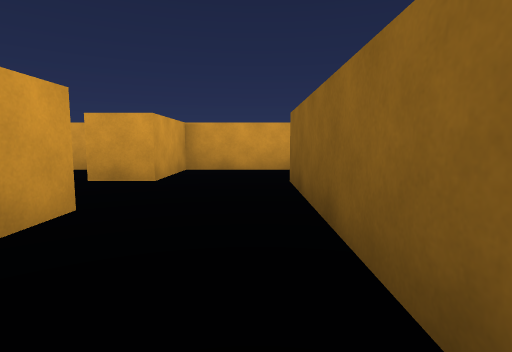
view 1 (above)

17 first-person views from a walk through a Unity game level. The camera is 0.55 m above the floor, tilts 6° down and sees 80° across. The floor is counted in squares, 1 m on a side. Each view is taken from the middle of a square. On the plan, view 1 faces up. The plan holds only what a view shows up to about 9 squares ahead; the rest is blank. The player is left out.

view 2
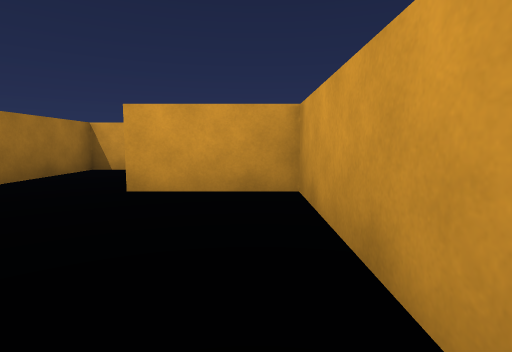

view 3
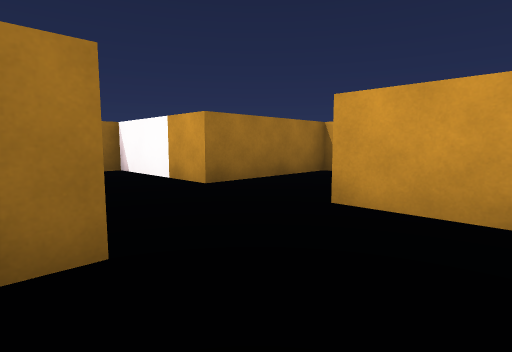

view 4
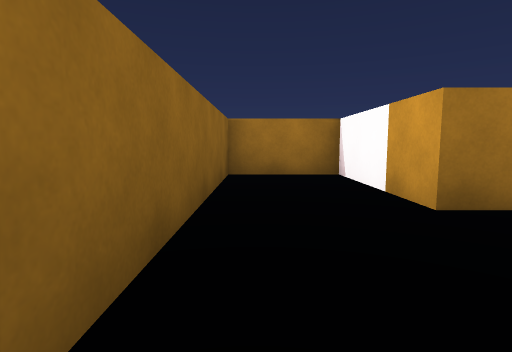

view 5
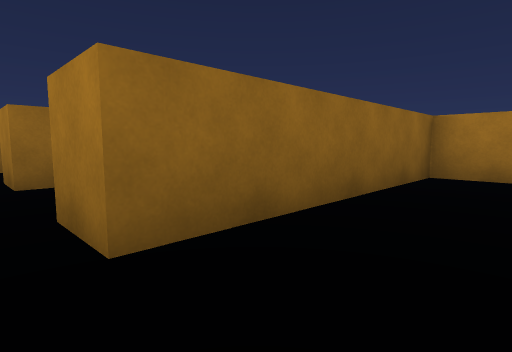

view 6
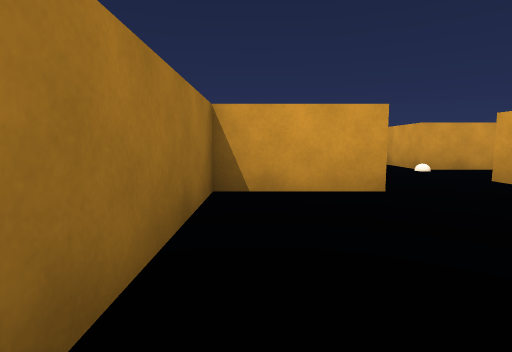

view 7
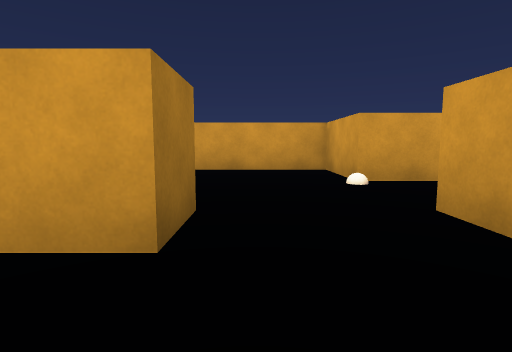

view 8
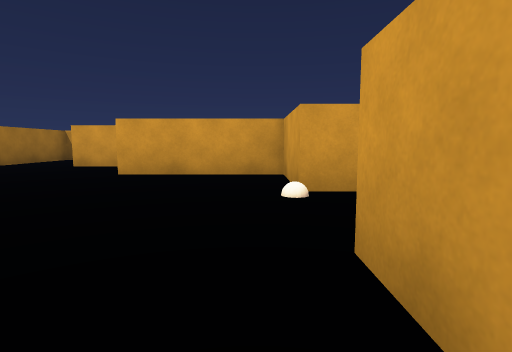

view 9
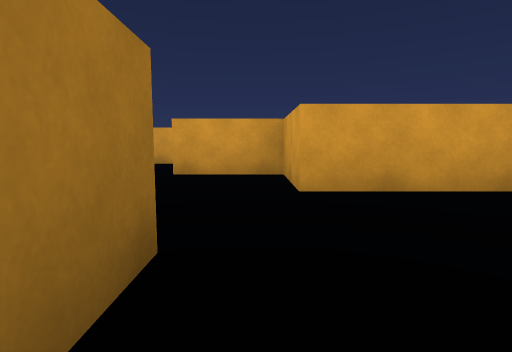

view 10
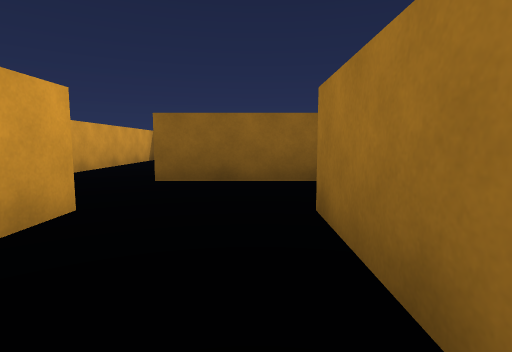

view 11
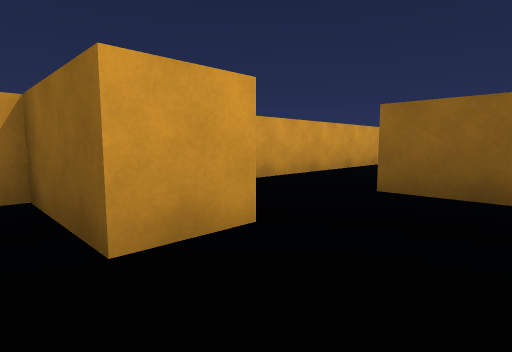

view 12
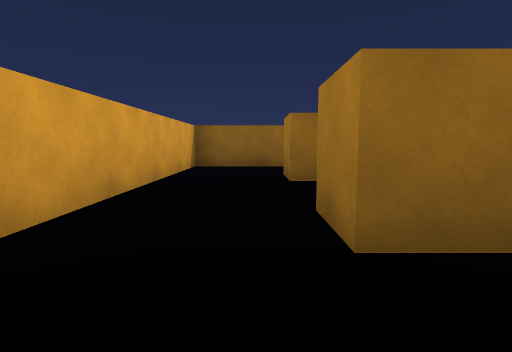

view 13
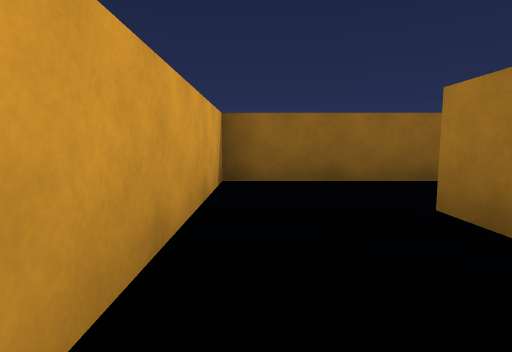

view 14
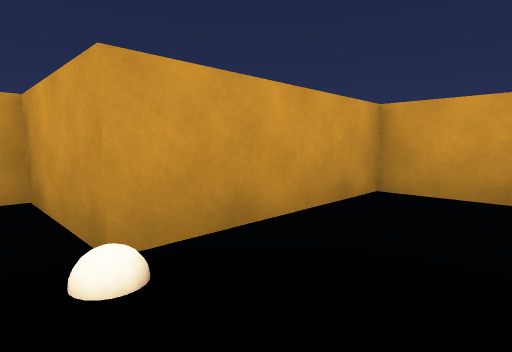

view 15
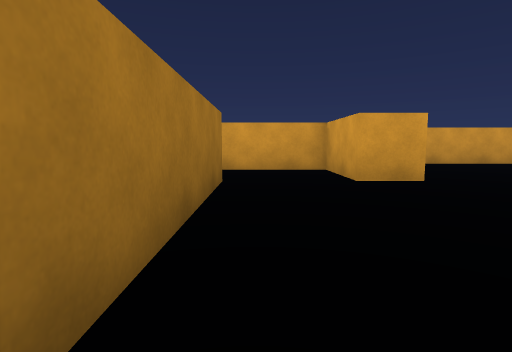

view 16
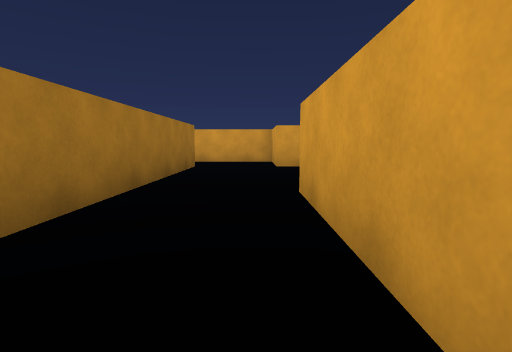

view 17
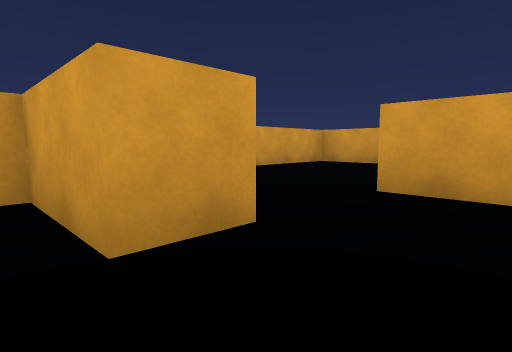

### Floor plan
Points are (right, up) in squares from view 1. A wall is a line through its corners. A room is listed if a view was taken in it or the views show most of it. See-through windows are left out.
Room 1 (view 1)
walls: (-9.5, 3.5) (-11.5, 3.5); (-13.1, -0.5) (-11.8, -0.5); (-14.5, 0.8) (-14.5, 0.1); (-1.6, -0.5) (0.5, -0.5) (0.5, 1.5)
ways out: opening at (-0.5, 2) to room 3
objects: brown block (-12, 2) to (-12, 3); block (-3, 0) to (-2, 1)
Room 2 (views 2, 13)
walls: (6.5, 3.2) (6.5, 6.5) (1.5, 6.5)
ways out: opening at (1, 5.5) to room 3
objects: brown block (4, 3) to (4, 4)
Room 3 (views 3, 4, 5, 6, 7, 8, 9, 10, 11, 12, 14)
walls: (-4.6, 2.5) (-1.5, 2.5) (-1.5, 1.5); (-7.5, 2.5) (-6.5, 2.5); (-7.5, 6.5) (-9.5, 6.5); (0.5, 1.5) (0.5, 4.5) (1.5, 4.5); (-9.5, 4.6) (-9.5, 3.5); (1.5, 6.5) (-5.5, 6.5)
ways out: opening at (-0.5, 2) to room 1; opening at (1, 5.5) to room 2; opening at (-6.5, 7) to room 4
objects: brown block (-5, 3) to (-5, 4); brown block (-2, 5) to (-2, 6)
Room 4 (views 15, 16, 17)
walls: (-5.5, 7.5) (0.2, 7.5); (-5.5, 10.6) (-5.5, 9.5) (-7.5, 9.5); (-7.5, 7.6) (-7.5, 6.5); (1.5, 9.5) (-1.5, 9.5)
ways out: opening at (-6.5, 7) to room 3
objects: brown block (-8, 8) to (-8, 9)

Positions as (right, up) in squares from view 1, and headings:
1: (0, 0), facing up
2: (2, 6), facing left
3: (1, 6), facing down-left
4: (0, 5), facing down
5: (-1, 5), facing down-right
6: (-1, 3), facing left
7: (-3, 5), facing left
8: (-4, 6), facing left
9: (-6, 3), facing left
10: (-4, 3), facing right
11: (-3, 3), facing up-right
12: (-1, 5), facing right
13: (2, 6), facing right
14: (-6, 6), facing up-left
15: (-1, 8), facing left
16: (2, 9), facing left
17: (-4, 9), facing up-left
